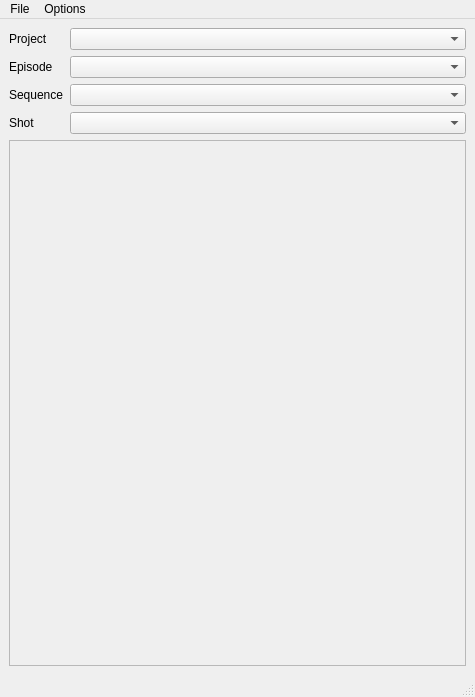
<?xml version="1.0" encoding="UTF-8"?>
<ui version="4.0">
 <class>MainWindow</class>
 <widget class="QMainWindow" name="MainWindow">
  <property name="geometry">
   <rect>
    <x>0</x>
    <y>0</y>
    <width>475</width>
    <height>697</height>
   </rect>
  </property>
  <property name="windowTitle">
   <string>Published Assets Reports</string>
  </property>
  <widget class="QWidget" name="centralwidget">
   <layout class="QVBoxLayout" name="verticalLayout">
    <item>
     <layout class="QGridLayout" name="selectorLayout" columnstretch="0,1">
      <item row="1" column="1">
       <widget class="QComboBox" name="episodeBox"/>
      </item>
      <item row="0" column="1">
       <widget class="QComboBox" name="projectsBox"/>
      </item>
      <item row="2" column="1">
       <widget class="QComboBox" name="sequenceBox"/>
      </item>
      <item row="2" column="0">
       <widget class="QLabel" name="sequenceLabel">
        <property name="text">
         <string>Sequence</string>
        </property>
       </widget>
      </item>
      <item row="0" column="0">
       <widget class="QLabel" name="projectLabel">
        <property name="text">
         <string>Project</string>
        </property>
       </widget>
      </item>
      <item row="1" column="0">
       <widget class="QLabel" name="label_2">
        <property name="text">
         <string>Episode</string>
        </property>
       </widget>
      </item>
      <item row="4" column="0">
       <widget class="QLabel" name="shotLabel">
        <property name="text">
         <string>Shot</string>
        </property>
       </widget>
      </item>
      <item row="4" column="1">
       <widget class="QComboBox" name="shotBox"/>
      </item>
     </layout>
    </item>
    <item>
     <widget class="QFrame" name="detailsFrame">
      <property name="frameShape">
       <enum>QFrame::StyledPanel</enum>
      </property>
      <property name="frameShadow">
       <enum>QFrame::Raised</enum>
      </property>
     </widget>
    </item>
   </layout>
  </widget>
  <widget class="QStatusBar" name="statusbar"/>
  <widget class="QMenuBar" name="menubar">
   <property name="geometry">
    <rect>
     <x>0</x>
     <y>0</y>
     <width>475</width>
     <height>21</height>
    </rect>
   </property>
   <widget class="QMenu" name="menuFile">
    <property name="title">
     <string>File</string>
    </property>
    <addaction name="actionExport"/>
    <addaction name="separator"/>
    <addaction name="actionExit"/>
   </widget>
   <widget class="QMenu" name="menuOptions">
    <property name="title">
     <string>Options</string>
    </property>
    <addaction name="actionRecursive"/>
    <addaction name="actionDetails"/>
    <addaction name="separator"/>
    <addaction name="actionRefresh"/>
   </widget>
   <addaction name="menuFile"/>
   <addaction name="menuOptions"/>
  </widget>
  <action name="actionExport">
   <property name="text">
    <string>Export</string>
   </property>
  </action>
  <action name="actionRecursive">
   <property name="checkable">
    <bool>true</bool>
   </property>
   <property name="text">
    <string>Recursive</string>
   </property>
  </action>
  <action name="actionRefresh">
   <property name="text">
    <string>Refresh</string>
   </property>
  </action>
  <action name="actionDetails">
   <property name="checkable">
    <bool>true</bool>
   </property>
   <property name="text">
    <string>Show Details</string>
   </property>
  </action>
  <action name="actionExit">
   <property name="text">
    <string>Close</string>
   </property>
  </action>
 </widget>
 <resources/>
 <connections/>
</ui>
